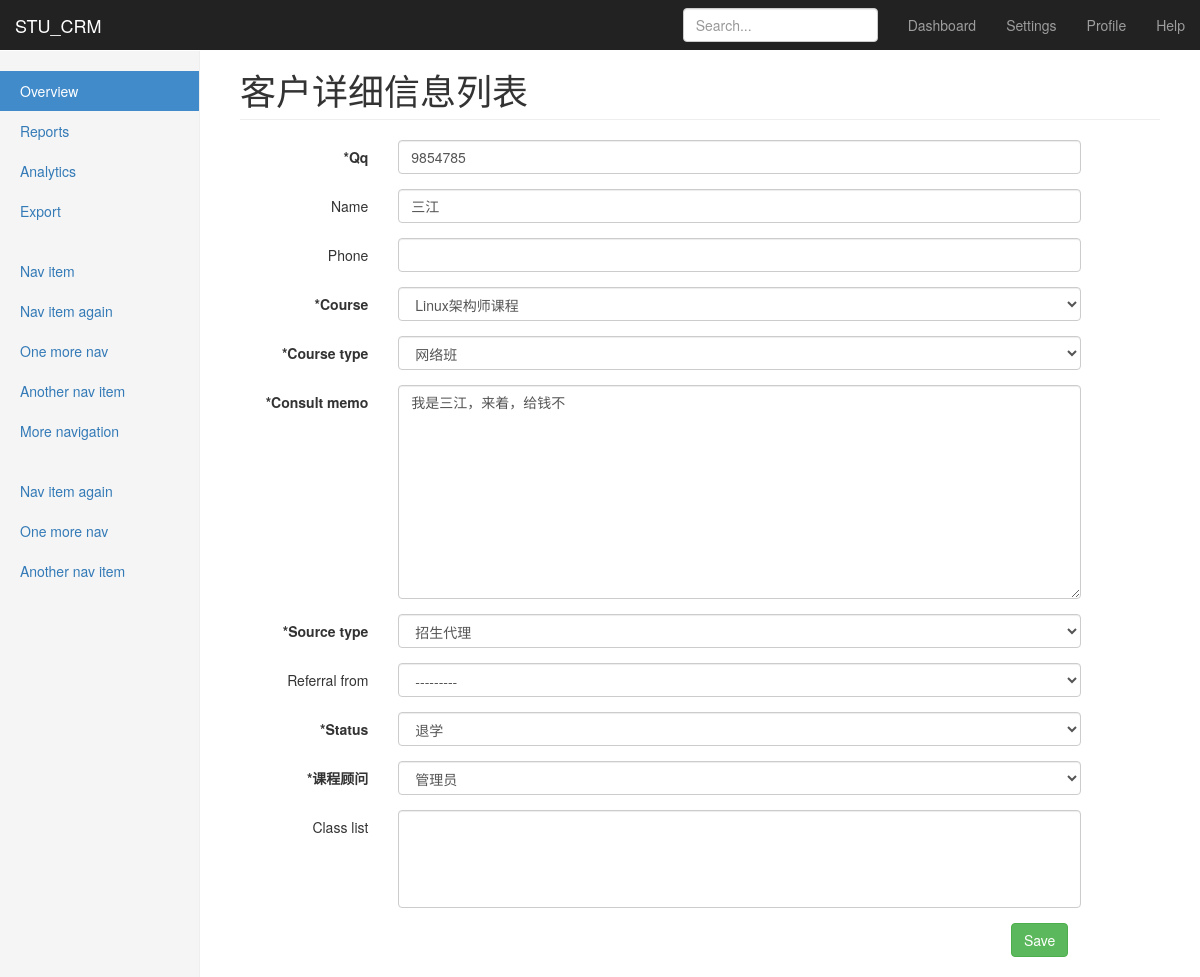
The app's page /crm/customers/4/ (signed in) with its own data.
### stu_crm/models.py (models this page shows)
class Customer(models.Model):#创建客户表
    qq = models.CharField(max_length=64,unique=True)
    name = models.CharField(max_length=32,blank=True,null=True)#客户资询字段名字不是必要的
    phone = models.BigIntegerField(blank=True,null=True)#电话，长整数
    course = models.ForeignKey('Course')#要咨询的课程，关联课程表
    course_type = models.CharField(max_length=64,choices=course_type_choices,default='offline_weekend')#要以什么形式上课
    consult_memo = models.TextField()#咨询记录
    source_type_choices = (('qq', u"qq群"),
                   ('referral', u"内部转介绍"),
                   ('51cto', u"51cto"),
                   ('agent', u"招生代理"),
                   ('others', u"其它"),
                   )#来源渠道选项
    source_type = models.CharField(max_length=64,choices=source_type_choices)#来源渠道
    referral_from = models.ForeignKey('self',blank=True,null=True,related_name="internal_who")#写表名也行'Customer',关联自己
    status_choices = (('signed',u"已报名"),
                      ('unregistered',u"未报名"),
                      ('graduated',u"已毕业"),
                      ('drop-off',u"退学"),
                      )#客户状态
    status = models.CharField(choices=status_choices,max_length=64)#记录客户状态
    consultant = models.ForeignKey('UserProfile',verbose_name='课程顾问')#记录接待人
    class_list = models.ManyToManyField("ClassList",blank=True)#manytomany不需要null=True,记录已报名客户所在班级
    date = models.DateField('咨询日期',auto_now_add=True)#记录咨询日期
    def __str__(self):
        return "%s(%s)" %(self.qq,self.name)

### stu_crm/permissions.py (the view)
    def wrapper(*args,**kwargs):
        print('--start check perm--')
        if perm_check(*args, **kwargs) is not True:
            return render(args[0],'stu_crm/crm/403.html')
        return func(*args,**kwargs)

### stu_crm/forms.py
class CustomerModelForm(ModelForm):
    class Meta:
        model = models.Customer
        exclude =()
    def __init__(self,*args,**kwargs):
        super(CustomerModelForm,self).__init__(*args,**kwargs)#先继承下，再重写
        for field_name in self.base_fields:#循环所有子项,批量添加样式
            field = self.base_fields[field_name]
            field.widget.attrs.update({'class':'form-control'})

### stu_crm/models.py (called while the page is built)
    def __str__(self):
        return self.name  # 反射字段名

    def __str__(self):
        return self.name

### stu_crm/permissions.py (called while the page is built)
def check_permission(func):#装饰器
    def wrapper(*args,**kwargs):
        print('--start check perm--')
        if perm_check(*args, **kwargs) is not True:
            return render(args[0],'stu_crm/crm/403.html')
        return func(*args,**kwargs)
    return wrapper

### stu_crm/views.py (called while the page is built)
@check_permission
def customer_detail(request,customer_id):
    customer_obj= models.Customer.objects.get(id=customer_id)
    if request.method == "POST":
        form = forms.CustomerModelForm(request.POST,instance=customer_obj)#告诉新录入的修改谁
        if form.is_valid():#判断值是否有效
            form.save()#有效就保存
            print('url:',request.path)
            base_url = "/".join(request.path.split("/")[:-2])#动态返回列表页
            print("url:",base_url)
            return redirect(base_url)#保存成功后返回列表页
    else:
        form = forms.CustomerModelForm(instance=customer_obj)#传入已有数据
    return  render(request,'stu_crm/crm/customer_detail.html',{'customer_form':form})

### templates/stu_crm/crm/customer_detail.html (shortened to what this page needs)
{% extends '../base.html' %}
{% load custom_tags %}
{% block page-header %}
客户详细信息列表
{% endblock %}
{% block page-content %}
    <form method="post" class="form-horizontal">{% csrf_token %}
        {% for field in customer_form %}
            <div class="form-group">
            {% if field.field.required %}
                <label  class="col-sm-2 control-label">*{{ field.label }}</label>
            {% else %}
                <label  style="font-weight: normal" class="col-sm-2 control-label">{{ field.label }}</label>
            {% endif %}
                <div class="col-sm-9">
                    {{ field }}
                </div>
            </div>
        {% endfor %}
        <div class="col-sm-11">
            <input class="btn btn-success pull-right" type="submit" value="Save">
        </div>
    </form>
{% endblock %}

### records on screen
Customer: customer_form "9854785" "三江" "Linux架构师课程" "网络班" "我是三江，来着，给钱不" "招生代理" "---------" "退学" "管理员"

### other values on screen
{{ field.label }} "Qq" "Course" "Course type" "Consult memo" "Source type" "Status" "课程顾问"
{{ field.label }} "Name" "Phone" "Referral from" "Class list"
